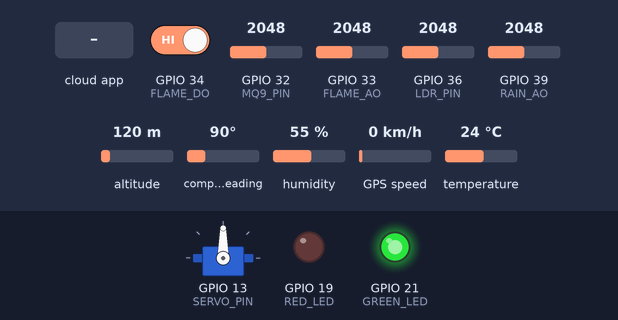
The sketch below on a simulated ESP32. Shown: servo, output pins drawn as LEDs (lit = HIGH). The inputs (shaded band) are chosen by the test bench; at power-on: GPIO 32 (MQ9_PIN) = 2048, GPIO 33 (FLAME_AO) = 2048, GPIO 34 (FLAME_DO) HIGH, GPIO 36 (LDR_PIN) = 2048, GPIO 39 (RAIN_AO) = 2048, altitude 120 m, compass heading 90°, humidity 55 %, GPS speed 0 km/h, temperature 24 °C. WiFi joins after 1.5 s; servers stay silent unless stated; the GPS gets a fix after 3 s at 37.7749, -122.4194 with 8 satellites; the Firebase database answers and starts empty.

Above: at 3.0 s.
3.1 s: the phone or cloud app sets servoEnabled to 1
At 5.4 s:
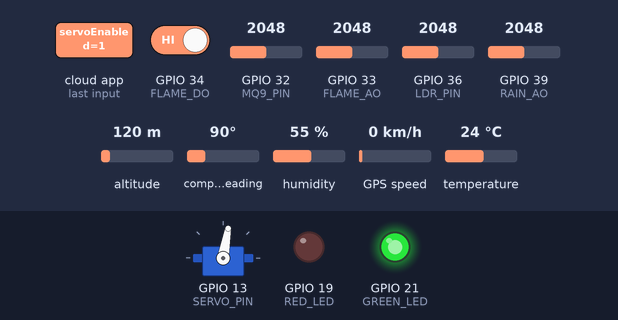
8.6 s: the phone or cloud app sets flameEnabled to 1
At 11.0 s:
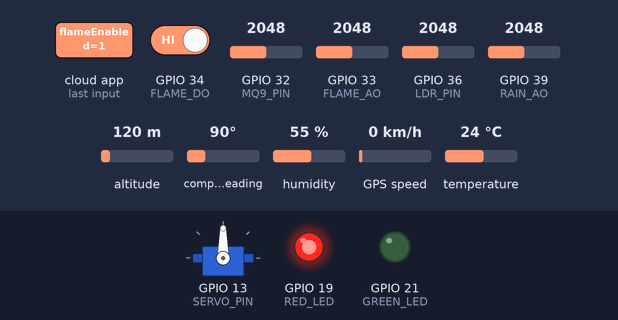
11.3 s: the phone or cloud app sets flameEnabled to 0
At 18.0 s:
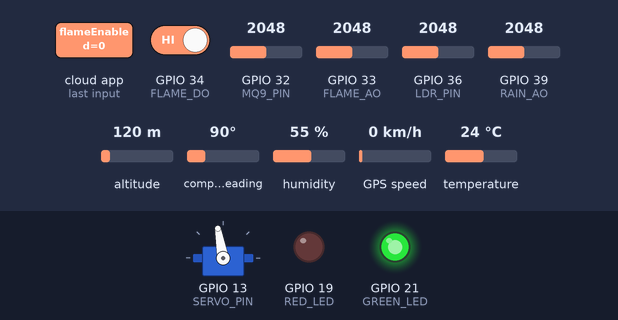
Timing chart, 0 to 19.8 s (numbered marks = the images above; inputs shaded):
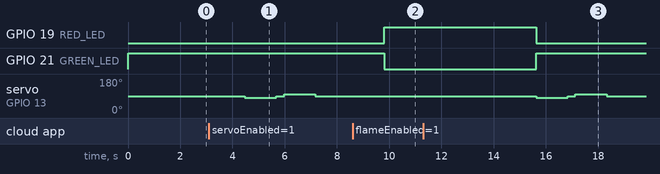

Measured:
- after the input at 3.1 s, servo on GPIO 13 (SERVO_PIN): 90° → 80° after 1.4 s, → 90° 1.2 s later, → 100° 0.30 s later, → 90° 1.2 s later
- after the input at 8.6 s, GPIO 19 (RED_LED): LOW → HIGH after 1.2 s; GPIO 21 (GREEN_LED): HIGH → LOW after 1.2 s; servo on GPIO 13 (SERVO_PIN): stays 90° (without the input it goes to 80° after 1.2 s)
- after the input at 11.3 s, GPIO 19 (RED_LED): HIGH → LOW after 4.3 s; GPIO 21 (GREEN_LED): LOW → HIGH after 4.3 s; servo on GPIO 13 (SERVO_PIN): 90° → 80° after 4.3 s, → 90° 1.2 s later, → 100° 0.30 s later, → 90° 1.2 s later

The sketch:

Finalcode.ino
```cpp
#include <WiFi.h>
#include <Firebase_ESP_Client.h>
#include <ArduinoJson.h>
#include "addons/TokenHelper.h"
#include <TinyGPS++.h>
#include <HardwareSerial.h>
#include "DHT.h"
#include <ESP32Servo.h>

// ---------------- WIFI ----------------
const char* ssid = "wifiname";
const char* password = "password";

// ---------------- FIREBASE ----------------
#define FIREBASE_HOST "https://iot-forest-default-rtdb.asia-southeast1.firebasedatabase.app/"
#define FIREBASE_API_KEY "AAAAAAAAAAAAAAAAAAAAAAAAAAA"

FirebaseData fbdo;
FirebaseAuth auth;
FirebaseConfig config;

// ---------------- DHT11 ----------------
#define DHTPIN 4
#define DHTTYPE DHT11
DHT dht(DHTPIN, DHTTYPE);

// ---------------- MQ-9 ----------------
#define MQ9_PIN 32
int SMOKE_THRESHOLD = 1500;

// ---------------- Flame Sensor ----------------
#define FLAME_DO 34
#define FLAME_AO 33

// ---------------- Rain & LDR ----------------
#define RAIN_AO 39
#define LDR_PIN 36

// ---------------- Servo ----------------
Servo servo;
#define SERVO_PIN 13
int STOP_VAL = 90;
int FORWARD_SLOW = 80;
int BACKWARD_SLOW = 100;

// ---------------- LEDs ----------------
#define RED_LED 19
#define GREEN_LED 21

// ---------------- GPS ----------------
#define RXD2 16
#define TXD2 17
#define GPS_BAUD 9600
HardwareSerial gpsSerial(2);
TinyGPSPlus gps;

// ---------------- Timers ----------------
unsigned long lastUpload = 0;
const unsigned long UPLOAD_INTERVAL = 10000;
const char* DEVICE_PATH = "forest_devices/device_01";

// ---------------- Remote Control ----------------
bool servoEnabled = true;
bool flameEnabled = true;

void readControls() {
  String path = String(DEVICE_PATH) + "/controls";

  if (Firebase.RTDB.getBool(&fbdo, path + "/servoEnabled")) {
    servoEnabled = fbdo.boolData();
  }

  if (Firebase.RTDB.getBool(&fbdo, path + "/flameEnabled")) {
    flameEnabled = fbdo.boolData();
  }
}

// ---------------- Firebase Setup ----------------
void setupFirebase() {
  config.api_key = FIREBASE_API_KEY;
  config.database_url = FIREBASE_HOST;
  auth.user.email = "sssss@gmail,com";
  auth.user.password = "12345678";
  config.token_status_callback = tokenStatusCallback;
  Firebase.begin(&config, &auth);
  Firebase.reconnectWiFi(true);

  // Create control flags if missing
  String controlsPath = String(DEVICE_PATH) + "/controls";
  if (!Firebase.RTDB.getBool(&fbdo, controlsPath + "/servoEnabled")) {
    Firebase.RTDB.setBool(&fbdo, controlsPath + "/servoEnabled", true);
  }
  if (!Firebase.RTDB.getBool(&fbdo, controlsPath + "/flameEnabled")) {
    Firebase.RTDB.setBool(&fbdo, controlsPath + "/flameEnabled", true);
  }
}

// ---------------- Upload Snapshot ----------------
void uploadSnapshot(bool pushAlert = false) {
  FirebaseJson json;

  float temp = dht.readTemperature();
  float hum = dht.readHumidity();
  int gasValue = analogRead(MQ9_PIN);
  int flameAnalog = analogRead(FLAME_AO);
  int flameDigital = digitalRead(FLAME_DO);

  int rainAnalog = analogRead(RAIN_AO);
  float rainPercent = (1.0 - ((float)rainAnalog / 4095.0)) * 100.0;
  String rainStatus = (rainPercent < 33) ? "Dry" :
                      (rainPercent < 66) ? "Light Rain" : "Heavy Rain";

  int ldrValue = analogRead(LDR_PIN);
  String lightDesc = (ldrValue <= 500) ? "Very bright light 🌞" :
                     (ldrValue <= 2000) ? "Normal indoor light 💡" : "Dark / Night 🌑";

  bool isNight = (ldrValue > 2000);

  bool fireDetected = flameEnabled &&
                      ((!isNight && (gasValue >= SMOKE_THRESHOLD || (!isnan(temp) && temp >= 45))) ||
                       (isNight && (flameDigital == LOW || flameAnalog > 2000 ||
                       gasValue >= SMOKE_THRESHOLD || (!isnan(temp) && temp >= 45))));

  double latitude = gps.location.isValid() ? gps.location.lat() : 0.0;
  double longitude = gps.location.isValid() ? gps.location.lng() : 0.0;

  json.set("timestamp", String(millis()));
  json.set("temperature", isnan(temp) ? 0 : temp);
  json.set("humidity", isnan(hum) ? 0 : hum);
  json.set("gas", gasValue);
  json.set("flameAnalog", flameAnalog);
  json.set("flameDigital", flameDigital);
  json.set("rainAnalog", rainAnalog);
  json.set("rainPercent", rainPercent);
  json.set("rainStatus", rainStatus);
  json.set("ldrAnalog", ldrValue);
  json.set("lightDescription", lightDesc);
  json.set("fireDetected", fireDetected ? "true" : "false");
  json.set("latitude", latitude);
  json.set("longitude", longitude);

  String path = String(DEVICE_PATH) + "/last";
  Firebase.RTDB.setJSON(&fbdo, path.c_str(), &json);

  if (pushAlert && fireDetected) {
    Firebase.RTDB.pushJSON(&fbdo, "/alerts", &json);
  }
}

// ---------------- SETUP ----------------
void setup() {
  dht.begin();

  pinMode(FLAME_DO, INPUT);

  pinMode(RED_LED, OUTPUT);
  pinMode(GREEN_LED, OUTPUT);
  digitalWrite(RED_LED, LOW);
  digitalWrite(GREEN_LED, HIGH);

  servo.setPeriodHertz(50);
  servo.attach(SERVO_PIN, 500, 2500);
  servo.write(STOP_VAL);

  gpsSerial.begin(GPS_BAUD, SERIAL_8N1, RXD2, TXD2);

  WiFi.begin(ssid, password);
  while (WiFi.status() != WL_CONNECTED) delay(300);

  setupFirebase();
}

// ---------------- LOOP ----------------
void loop() {
  while (gpsSerial.available() > 0) gps.encode(gpsSerial.read());

  readControls();

  float temp = dht.readTemperature();
  float hum = dht.readHumidity();
  int gasValue = analogRead(MQ9_PIN);
  int flameAnalog = analogRead(FLAME_AO);
  int flameDigital = digitalRead(FLAME_DO);
  int rainAnalog = analogRead(RAIN_AO);

  int ldrValue = analogRead(LDR_PIN);
  bool isNight = (ldrValue > 2000);

  bool fireDetected = flameEnabled &&
                      ((!isNight && (gasValue >= SMOKE_THRESHOLD || (!isnan(temp) && temp >= 45))) ||
                       (isNight && (flameDigital == LOW || flameAnalog > 2000 ||
                       gasValue >= SMOKE_THRESHOLD || (!isnan(temp) && temp >= 45))));

  // ---------------- LED LOGIC ----------------
  if (fireDetected) {
    digitalWrite(RED_LED, HIGH);
    digitalWrite(GREEN_LED, LOW);
  } else {
    digitalWrite(RED_LED, LOW);
    digitalWrite(GREEN_LED, HIGH);
  }

  // ---------------- SERVO LOGIC ----------------
  if (fireDetected) {
    servo.write(STOP_VAL);
    uploadSnapshot(true);
    delay(3000);
  }
  else if (isNight && servoEnabled) {
    servo.write(FORWARD_SLOW); delay(1200);
    servo.write(STOP_VAL); delay(300);
    servo.write(BACKWARD_SLOW); delay(1200);
    servo.write(STOP_VAL); delay(300);
  }

  if (millis() - lastUpload > UPLOAD_INTERVAL) {
    uploadSnapshot(false);
    lastUpload = millis();
  }

  delay(2000);
}
```
